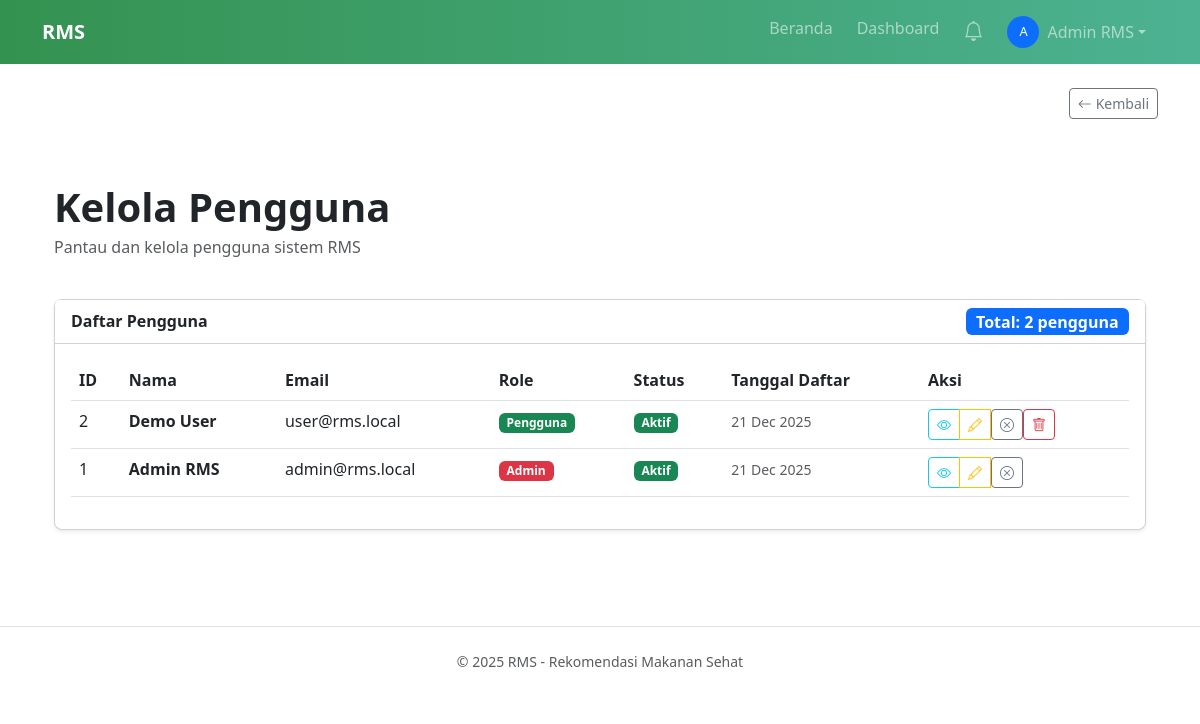
The page /admin/users.php (signed in) on the database its author committed.
### tables this page shows
CREATE TABLE IF NOT EXISTS users (
  id INT AUTO_INCREMENT PRIMARY KEY,
  name VARCHAR(100) NOT NULL,
  email VARCHAR(150) NOT NULL UNIQUE,
  password VARCHAR(255) NOT NULL,
  role ENUM('admin','user') DEFAULT 'user',
  avatar VARCHAR(255),
  phone VARCHAR(20),
  date_of_birth DATE,
  gender ENUM('male','female','other'),
  height_cm DECIMAL(5,2),
  weight_kg DECIMAL(5,2),
  activity_level ENUM('sedentary','light','moderate','active','very_active') DEFAULT 'moderate',
  daily_calorie_goal INT DEFAULT 2000,
  created_at TIMESTAMP DEFAULT CURRENT_TIMESTAMP,
  updated_at TIMESTAMP DEFAULT CURRENT_TIMESTAMP ON UPDATE CURRENT_TIMESTAMP,
  last_login TIMESTAMP NULL,
  is_active TINYINT(1) DEFAULT 1
);

### classes/Admin/UserAdminController.php (called while the page is built, shortened)
<?php
class UserAdminController
{
    private array $users;
    public function __construct(PDO $db)
    {
        $this->userModel = new User($db);
        $this->users = $this->userModel->all();
    }
    public function getUsers(): array
    {
        return $this->users;
    }
}

### classes/User.php (called while the page is built, shortened)
<?php
class User
{
    private PDO $db;
    public function __construct(PDO $db)
    {
        $this->db = $db;
    }
    public function all(): array
    {
        return $this->db->query("SELECT * FROM users ORDER BY id DESC")->fetchAll(PDO::FETCH_ASSOC);
    }
}

### admin/users.php (the view, shortened to what this page needs)
<?php
require_once __DIR__ . '/../includes/header.php';
require_once __DIR__ . '/../classes/User.php';
require_once __DIR__ . '/../classes/Admin/UserAdminController.php';
$db = $app->db();
$controller = new UserAdminController($db);
$users = $controller->getUsers();
?>
<section class="py-5">
    <div class="container">
        <div class="d-flex justify-content-between align-items-center mb-4">
            <div>
                <h1 class="fw-bold mb-1">Kelola Pengguna</h1>
                <p class="text-muted">Pantau dan kelola pengguna sistem RMS</p>
            </div>
        </div>
        <div class="card shadow-sm rounded-3">
            <div class="card-header rms-card-adaptive d-flex justify-content-between align-items-center">
                <h6 class="mb-0 fw-bold">Daftar Pengguna</h6>
                <span class="badge bg-primary fs-6">Total: <?= count($users) ?> pengguna</span>
            </div>
            <div class="card-body">
                <div class="table-responsive">
                    <table class="table table-hover">
                        <thead>
                            <tr>
                                <th>ID</th>
                                <th>Nama</th>
                                <th>Email</th>
                                <th>Role</th>
                                <th>Status</th>
                                <th>Tanggal Daftar</th>
                                <th>Aksi</th>
                            </tr>
                        </thead>
                        <tbody>
                            <?php foreach ($users as $u): ?>
                            <tr>
                                <td><?= $u['id'] ?></td>
                                <td>
                                    <strong><?= htmlspecialchars($u['name']) ?></strong>
                                </td>
                                <td><?= htmlspecialchars($u['email']) ?></td>
                                <td>
                                    <span class="badge bg-<?= $u['role'] === 'admin' ? 'danger' : 'success' ?>">
                                        <?= $u['role'] === 'admin' ? 'Admin' : 'Pengguna' ?>
                                    </span>
                                </td>
                                <td>
                                    <span class="badge bg-<?= $u['is_active'] ? 'success' : 'secondary' ?>">
                                        <?= $u['is_active'] ? 'Aktif' : 'Non-aktif' ?>
                                    </span>
                                </td>
                                <td>
                                    <small class="text-muted">
                                        <?= date('d M Y', strtotime($u['created_at'])) ?>
                                    </small>
                                </td>
                                <td>
                                    <div class="btn-group btn-group-sm">
                                        <button class="btn btn-outline-info btn-sm" onclick="viewUser(<?= $u['id'] ?>)">
                                            <i class="bi bi-eye"></i>
                                        </button>
                                        <button class="btn btn-outline-warning btn-sm" onclick="editUser(<?= $u['id'] ?>)">
                                            <i class="bi bi-pencil"></i>
                                        </button>
                                        <form method="post" action="../process/user.process.php" style="display:inline;">
                                            <button class="btn btn-outline-<?= $u['is_active'] ? 'secondary' : 'success' ?> btn-sm"
                                                    onclick="return confirm('<?= $u['is_active'] ? 'Non-aktifkan' : 'Aktifkan' ?> pengguna ini?')">
                                                <i class="bi bi-<?= $u['is_active'] ? 'x-circle' : 'check-circle' ?>"></i>
                                            </button>
                                        </form>
                                        <?php if ($u['role'] !== 'admin'): ?>
                                        <form method="post" action="../process/user.process.php" style="display:inline;">
                                            <button class="btn btn-outline-danger btn-sm"
                                                    onclick="return confirm('Hapus pengguna ini secara permanen?')">
                                                <i class="bi bi-trash"></i>
                                            </button>
                                        </form>
                                        <?php endif; ?>
                                    </div>
                                </td>
                            </tr>
                            <?php endforeach; ?>
                        </tbody>
                    </table>
                </div>
            </div>
        </div>
    </div>
</section>
<?php require_once __DIR__ . '/../includes/footer.php'; ?>

### assets/css/style.css (style rules this page uses)
.rms-card-adaptive { background-color: var(--bs-card-bg, var(--bs-body-bg, #fff)); color: var(--bs-body-color, #212529); border-color: var(--bs-card-border-color, var(--bs-border-color, #dee2e6)); transition: background 0.3s, color 0.3s, border-color 0.3s; }
:root { color-scheme: light; }

### rows shown on the page
users: id "2", name "Demo User", email "user@rms.local", role "Pengguna", is_active "Aktif", created_at "21 Dec 2025"
users: id "1", name "Admin RMS", email "admin@rms.local", role "Admin", is_active "Aktif", created_at "21 Dec 2025"

### other values the page prints
$userInitial "A"
$userName "Admin RMS"
count($users) "2"
